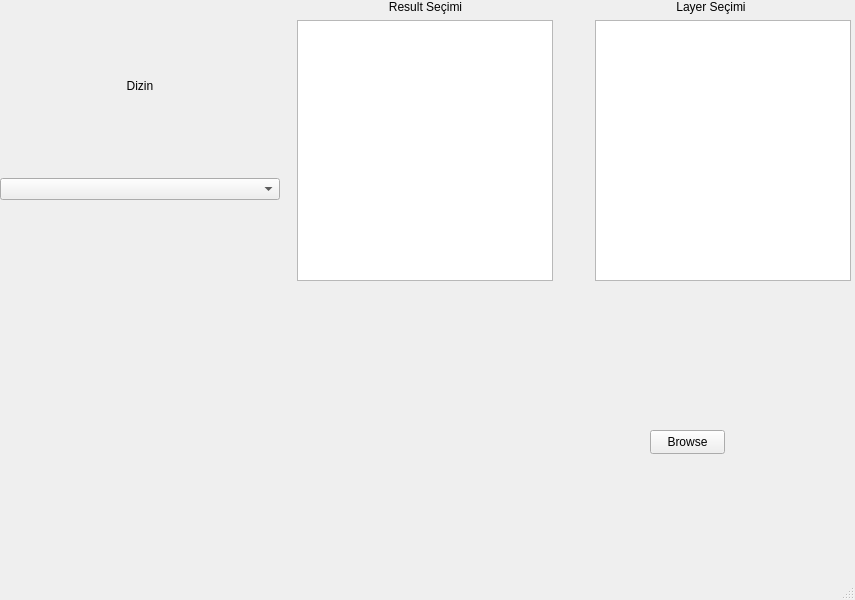
<?xml version="1.0" encoding="UTF-8"?>
<ui version="4.0">
 <class>MainWindow</class>
 <widget class="QMainWindow" name="MainWindow">
  <property name="geometry">
   <rect>
    <x>0</x>
    <y>0</y>
    <width>855</width>
    <height>600</height>
   </rect>
  </property>
  <property name="windowTitle">
   <string>MainWindow</string>
  </property>
  <widget class="QWidget" name="centralwidget">
   <widget class="QWidget" name="horizontalLayoutWidget">
    <property name="geometry">
     <rect>
      <x>0</x>
      <y>0</y>
      <width>851</width>
      <height>281</height>
     </rect>
    </property>
    <layout class="QHBoxLayout" name="horizontalLayout">
     <item>
      <layout class="QVBoxLayout" name="verticalLayout_3">
       <property name="sizeConstraint">
        <enum>QLayout::SetDefaultConstraint</enum>
       </property>
       <item>
        <widget class="QLabel" name="label_3">
         <property name="maximumSize">
          <size>
           <width>16777215</width>
           <height>10</height>
          </size>
         </property>
         <property name="text">
          <string>Dizin</string>
         </property>
         <property name="alignment">
          <set>Qt::AlignCenter</set>
         </property>
        </widget>
       </item>
       <item>
        <widget class="QComboBox" name="comboBox"/>
       </item>
      </layout>
     </item>
     <item>
      <layout class="QVBoxLayout" name="verticalLayout_2">
       <item>
        <widget class="QLabel" name="label_2">
         <property name="maximumSize">
          <size>
           <width>16777215</width>
           <height>500</height>
          </size>
         </property>
         <property name="sizeIncrement">
          <size>
           <width>0</width>
           <height>10</height>
          </size>
         </property>
         <property name="baseSize">
          <size>
           <width>0</width>
           <height>150</height>
          </size>
         </property>
         <property name="text">
          <string>Result Seçimi</string>
         </property>
         <property name="alignment">
          <set>Qt::AlignCenter</set>
         </property>
        </widget>
       </item>
       <item alignment="Qt::AlignHCenter">
        <widget class="QListWidget" name="listWidget"/>
       </item>
      </layout>
     </item>
     <item>
      <layout class="QVBoxLayout" name="verticalLayout">
       <item>
        <widget class="QLabel" name="label">
         <property name="maximumSize">
          <size>
           <width>16777215</width>
           <height>500</height>
          </size>
         </property>
         <property name="sizeIncrement">
          <size>
           <width>0</width>
           <height>100</height>
          </size>
         </property>
         <property name="baseSize">
          <size>
           <width>0</width>
           <height>150</height>
          </size>
         </property>
         <property name="text">
          <string>Layer Seçimi</string>
         </property>
         <property name="alignment">
          <set>Qt::AlignCenter</set>
         </property>
        </widget>
       </item>
       <item alignment="Qt::AlignRight">
        <widget class="QListWidget" name="listWidget_2"/>
       </item>
      </layout>
     </item>
    </layout>
   </widget>
   <widget class="QPushButton" name="pushButton">
    <property name="geometry">
     <rect>
      <x>650</x>
      <y>430</y>
      <width>75</width>
      <height>24</height>
     </rect>
    </property>
    <property name="text">
     <string>Browse</string>
    </property>
   </widget>
  </widget>
  <widget class="QMenuBar" name="menubar">
   <property name="geometry">
    <rect>
     <x>0</x>
     <y>0</y>
     <width>855</width>
     <height>22</height>
    </rect>
   </property>
  </widget>
  <widget class="QStatusBar" name="statusbar"/>
 </widget>
 <resources/>
 <connections/>
</ui>
